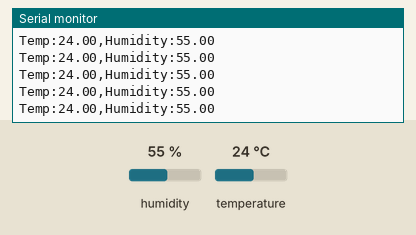
Recording of a sketch running on a simulated Arduino Uno, built with avr-gcc and run on an emulated ATmega328P. On the bench: the last lines printed to the serial monitor. The inputs (shaded band) are chosen by the test bench; at power-on: humidity 55 %, temperature 24 °C.

Above: at 2.8 s.
2.9 s: humidity set to 22 %
At 4.5 s:
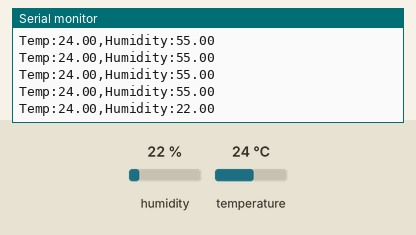
5.6 s: temperature set to 12 °C
At 6.0 s:
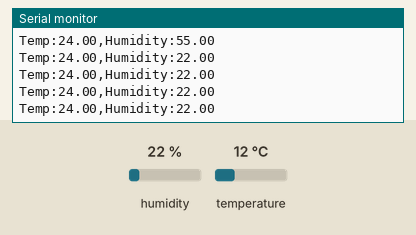
8.3 s: humidity set to 40 %
At 9.0 s:
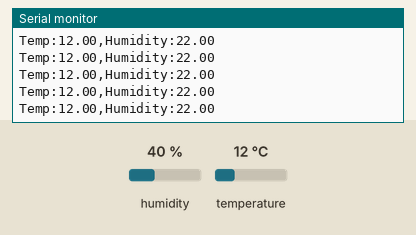
Timing chart, 0 to 11.3 s (numbered marks = the images above; inputs shaded):
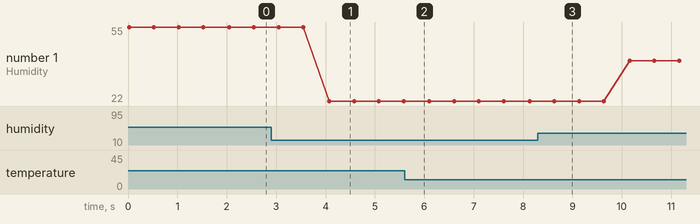

The sketch:

DHT11_Code.ino
```cpp
#include <DHT.h>
#define DHTPIN 2    // Pin connected to DHT11 data pin
#define DHTTYPE DHT11
DHT dht(DHTPIN, DHTTYPE);
void setup() {
  Serial.begin(9600);
  dht.begin();
}
void loop() {
  float h = dht.readHumidity(); // Percentage
  float t = dht.readTemperature(); // Celsius

  if (isnan(h) || isnan(t)) {
    Serial.println("Failed to read from DHT sensor!");
    return;
  }
  Serial.print("Temp:");
  Serial.print(t);
  Serial.print(",Humidity:");
  Serial.println(h);
  delay(500);
}
```

Measured:
- after the input at 2.9 s, the serial monitor: prints a new line after 1.2 s (image 1)
- plotted number 1: 55 → 22 after the input at 2.9 s, 22 → 40 after the input at 8.3 s
